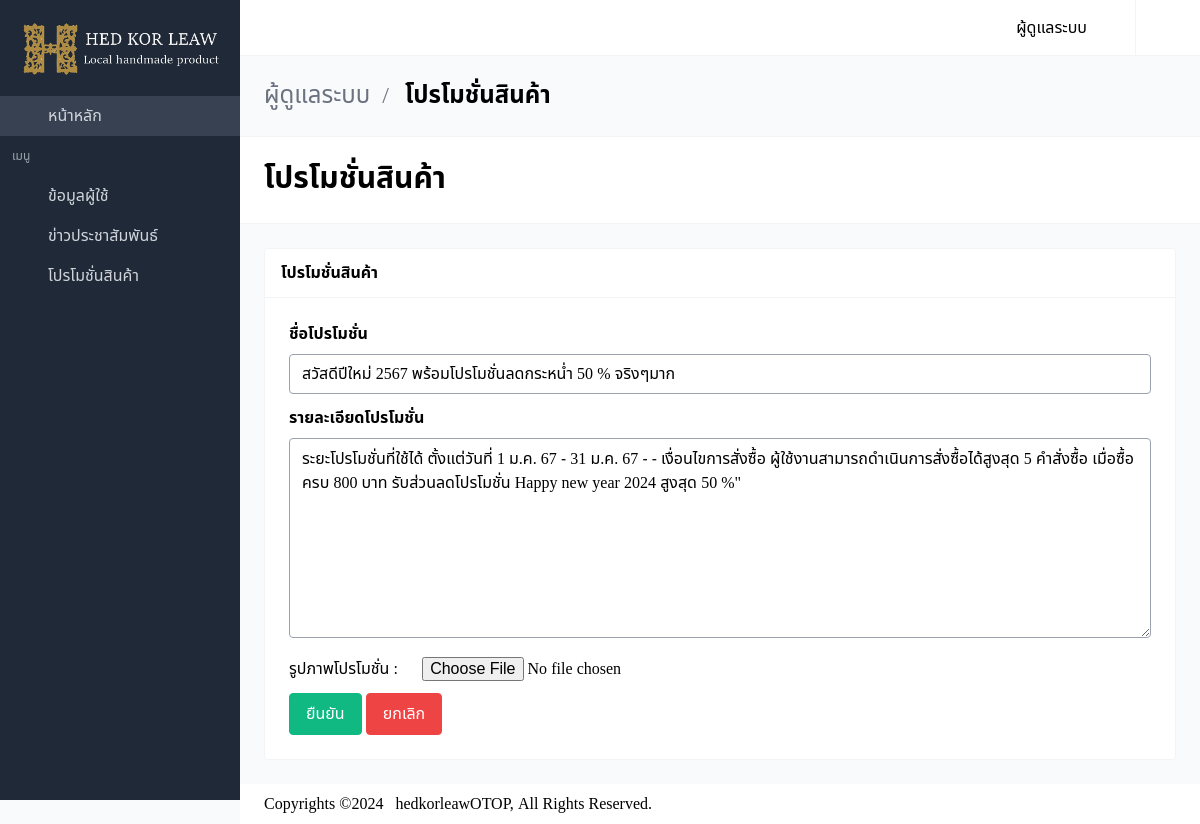
/admin/editorboard.php?id=1 (signed in), run on the app's committed database.
### tables this page shows
CREATE TABLE `promotion` (
  `promotion_id` int(11) NOT NULL,
  `title` varchar(250) DEFAULT NULL,
  `detail` varchar(250) DEFAULT NULL,
  `pic_promotion` varchar(250) DEFAULT NULL
);

### admin/editorboard.php (the view, shortened to what this page needs)
<?php
require_once "../connectDB.php";
if (!$_SESSION['userid']) {
  header("Location: index.php");
} else {
?>
<!DOCTYPE html>
<html lang="en" class="">
<head>
  <link rel="stylesheet" href="css/main.css?v=1628755089081">
</head>
<body>
<div id="app">
  <nav id="navbar-main" class="navbar is-fixed-top">
    <div class="navbar-menu" id="navbar-menu">
        <div class="navbar-item dropdown has-divider has-user-avatar">
          <a class="navbar-link">
            <div class="is-user-name"><span>ผู้ดูแลระบบ</span></div>
            <span class="icon"><i class="mdi mdi-chevron-down"></i></span>
          </a>
        </div>
        <a title="Log out" class="navbar-item desktop-icon-only">
          <span class="icon"><i class="mdi mdi-logout"></i></span>
        </a>
      </div>
    </div>
  <aside class="aside is-placed-left is-expanded">
    <div class="aside-tools">
      <div>
        <img src="../assets/img/logo_four_white.png" alt="">
      </div>
    </div>
    <div class="menu is-menu-main">
      <ul class="menu-list">
        <li class="active">
          <a href="index.php">
            <span class="icon"><i class="mdi mdi-desktop-mac"></i></span>
            <span class="menu-item-label">หน้าหลัก</span>
          </a>
        </li>
      </ul>
      <p class="menu-label">เมนู</p>
      <ul class="menu-list">
        <li>
          <a class="dropdown">
            <span class="icon"><i class="mdi mdi-account-circle"></i></span>
            <span class="menu-item-label">ข้อมูลผู้ใช้</span>
            <span class="icon"><i class="mdi mdi-plus"></i></span>
          </a>
        </li>
        <li class="--set-active-tables-html">
          <a href="news.php">
            <span class="icon"><i class="mdi mdi-square-edit-outline"></i></span>
            <span class="menu-item-label">ข่าวประชาสัมพันธ์</span>
          </a>
        </li>
        <li class="--set-active-forms-html">
          <a href="board.php">
            <span class="icon"><i class="mdi mdi-square-edit-outline"></i></span>
            <span class="menu-item-label">โปรโมชั่นสินค้า</span>
          </a>
        </li>
      </ul>
    </div>
  </aside>
<section class="is-title-bar">
  <div class="flex flex-col md:flex-row items-center justify-between space-y-6 md:space-y-0">
    <ul>
      <li>ผู้ดูแลระบบ</li>
      <li>โปรโมชั่นสินค้า</li>
    </ul>
  </div>
</section>
<section class="is-hero-bar">
  <div class="flex flex-col md:flex-row items-center justify-between space-y-6 md:space-y-0">
    <h1 class="title">
    โปรโมชั่นสินค้า
    </h1>
  </div>
</section>
  <section class="section main-section">
    <div class="card">
      <header class="card-header">
        <p class="card-header-title">
        โปรโมชั่นสินค้า
        </p>
      </header>
      <div class="card-content">
      <?php
      if(isset($_GET['id'])){
        $id = $_GET['id'];
      }else{
        $id = "";
      }
        $sql = "SELECT * FROM `promotion` WHERE promotion_id = '$id'";
        $result = mysqli_query($conn,$sql);
        $row = mysqli_fetch_array($result);
        ?>
        <form action="CRUDboard/updateboard.php" method="post" enctype="multipart/form-data">
          <div class="field">
            <label class="label">ชื่อโปรโมชั่น</label>
            <div class="control">
              <input type="text" name="title" autocomplete="current-password" class="input"  value="<?php echo $row['title']?>"required>
            </div>
          </div>
          <div class="field">
            <label class="label">รายละเอียดโปรโมชั่น</label>
            <div class="control">
            <textarea name="detail" class="input" cols="132" rows="5" style="height: 200px;"><?php echo $row['detail']?>"</textarea>
            </div>
          </div>
          <div class="field">
          <label for="pic_promotion">รูปภาพโปรโมชั่น : </label>
          <input name="pic_promotion" type="file" size="40" accept=".jpg, .jpeg, .png" style="margin-left: 20px;" />
        </div>
          <div class="field">
            <div class="control">
              <button type="submit" name="submitupdatepromotion" class="button green">
                ยืนยัน
              </button>
              <button type="submit" class="button red">
                ยกเลิก
              </button>
            </div>
          </div>
        </form>
      </div>
    </div>
  </section>
  <footer class="footer">
    <div class="flex flex-col md:flex-row items-center justify-between space-y-3 md:space-y-0">
      <div class="flex items-center justify-start space-x-3">
        <div>
          Copyrights ©
        </div>
        <div>
          <p><a href="../index.php" target="_blank">hedkorleawOTOP,</a> All Rights
            Reserved.</p>
        </div>
      </div>
    </div>
</footer>
<link rel="stylesheet" href="https://cdn.materialdesignicons.com/4.9.95/css/materialdesignicons.min.css">
</body>
</html>
<?php } ?>

### data on the page
promotion: title "สวัสดีปีใหม่ 2567 พร้อมโปรโมชั่นลดกระหน่ำ 50 % จริงๆมาก", detail "ระยะโปรโมชั่นที่ใช้ได้ ตั้งแต่วันที่ 1 ม.ค. 67 - 31 ม.ค. 67 - - เงื่อนไขการสั่งซื้อ ผู้ใช้งานสามารถดำเนินการสั่งซื้อได้สูงสุด 5 คำสั่งซื้อ เมื่อซื้อครบ 800 บาท รับส่วนลดโปรโมชั่น Happy new year 2024 สูงสุด 50 %\""
